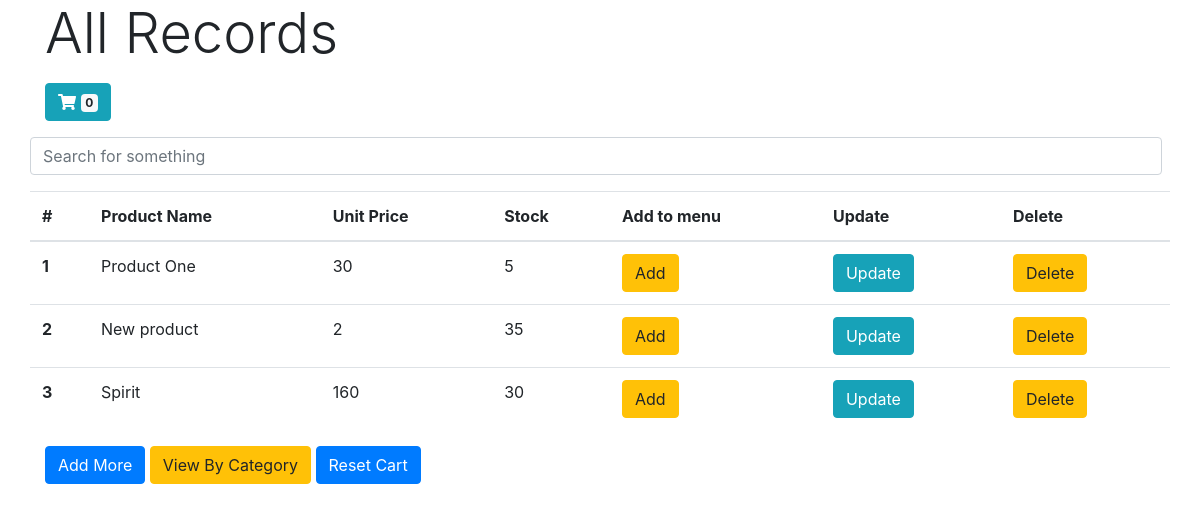
The page /result.php on the database its author committed.
### tables this page shows
CREATE TABLE `info` (
  `id` int(11) NOT NULL,
  `productName` varchar(255) NOT NULL,
  `unitPrice` int(11) NOT NULL,
  `Stock` int(11) NOT NULL
);

### functions.php (called while the page is built, shortened)
<?php
class Connection {
    public $conn;
    public function __construct() {
        $this->conn = new PDO( "mysql:host=localhost;dbname=phpajax", 'root', '' );
    }
    public function getAll( $query ) {
        $statement = $this->conn->prepare( $query );
        $statement->execute();
        return $statement->fetchAll();
    }
}

### result.php (the view, shortened to what this page needs)
<?php
    include "header.php";
    include "functions.php";
    $connection = new Connection;
?>
<div class="container">
    <h2 class="display-4 mb-3">
        All Records
    </h2>
    <a id="cart_count_link" target="_blank" href="cart-page.php" class="btn btn-info mb-3">
    <i class="fas fa-shopping-cart"></i> <span class="badge badge-light" id="cart_count">
      <?php
          if ( isset( $_GET['resetcart'] ) ) {
              $_SESSION['products'] = array();
              $products_count = count( $_SESSION['products'] );
              echo $products_count;
              header( "Location: result.php" );
          } else {
              $products_array = $_SESSION['products'];
              $products_count = count( $products_array );
              echo $products_count;
          }
      ?>
    </span>
    </a>
    <div class="row">
        <input class="form-control mr-sm-2 mb-3" type="search" placeholder="Search for something" aria-label="Search" id="myInput" onkeyup="myFunction()">
    <table class="table table-hover" id="myTable">
  <thead>
    <tr>
      <th scope="col">#</th>
      <th scope="col">Product Name</th>
      <th scope="col">Unit Price</th>
      <th scope="col">Stock</th>
      <th scope="col">Add to menu</th>
      <th scope="col">Update</th>
      <th scope="col">Delete</th>
    </tr>
  </thead>
  <tbody>
  <?php
      $result = $connection->getAll( 'SELECT * FROM info' );
      foreach ( $result as $res ) {
          $id = $res['id'];
          $productName = $res['productName'];
          $unitPrice = $res['unitPrice'];
          $Stock = $res['Stock'];
      ?>
        <tr>
          <th scope="row"><?php echo $id; ?></th>
          <td><?php echo $productName; ?></td>
          <td><?php echo $unitPrice; ?></td>
          <td><?php echo $Stock; ?></td>
          <td><a id="<?php echo $id ?>" onclick="addToCart(<?php echo $id ?>,this)" href="javascript:;" class="btn <?php if(in_array( $id, $products_array, true )){echo 'btn-secondary';}else{echo 'btn-warning';} ?> addAllert">
        <?php
            $products_array = $_SESSION['products'];
                if ( in_array( $id, $products_array, true ) ) {
                    echo "Added";
                } else {
                    echo "Add";
                }
            ?>
        </a></td>
          <td><a target="_blank" href="update.php?update&id=<?php echo $id; ?>" class="btn btn-info">Update</a></td>
          <td><a href="result.php?delete&id=<?php echo $id; ?>" class="btn btn-warning">Delete</a></td>
        </tr>
        <?php
            }
        ?>
  </tbody>
</table>
    </div>
    <a href="index.php" class="btn btn-primary">Add More</a>
    <a href="getUser.php" class="btn btn-warning">View By Category</a>
    <a href="result.php?resetcart=0" class="btn btn-primary">Reset Cart</a>
</div>
<?php include "footer.php";?>

### header.php (shortened to what this page needs)
<!doctype html>
<html lang="en">
  <head>
    <link rel="stylesheet" href="https://stackpath.bootstrapcdn.com/bootstrap/4.4.1/css/bootstrap.min.css">
    <link rel="stylesheet" href="https://cdnjs.cloudflare.com/ajax/libs/font-awesome/5.14.0/css/all.min.css" />
    <link rel="stylesheet" href="style.css">
  </head>
  <body>

### footer.php (shortened to what this page needs)
  </body>
</html>

### style.css (style rules this page uses)
body { position: relative; }

### rows shown on the page
info: id "1", productName "Product One", unitPrice "30", Stock "5", shows "Add"
info: id "2", productName "New product", unitPrice "2", Stock "35", shows "Add"
info: id "3", productName "Spirit", unitPrice "160", Stock "30", shows "Add"

### other values the page prints
$products_count "0"
